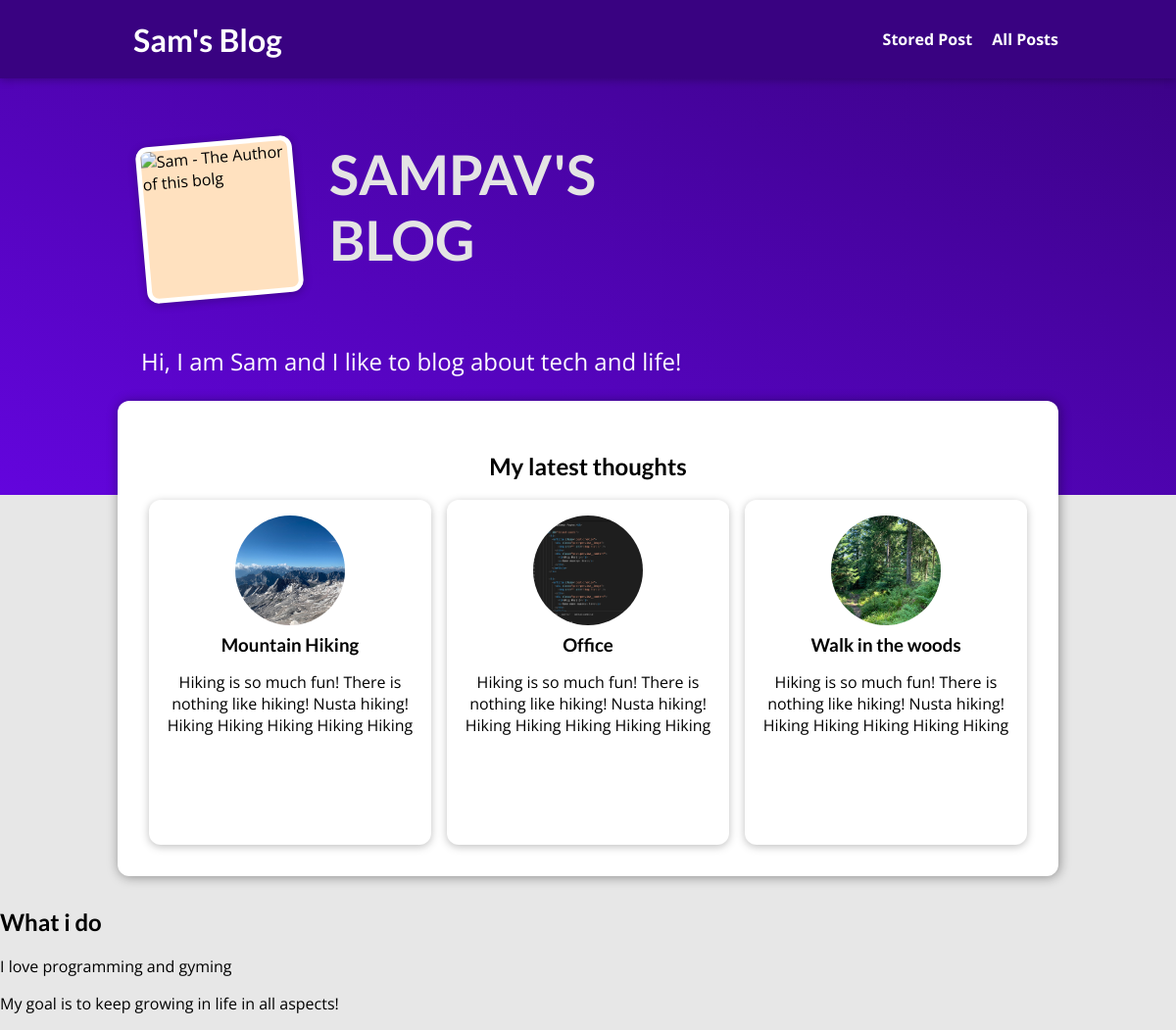
The page / on the database its author committed.
### blog/models.py (models this page shows, shortened)
class Post(models.Model):
    title = models.CharField(max_length=150)
    excerpt= models.CharField(max_length=500)
    image = models.ImageField(upload_to="posts", null=True)
    author= models.ForeignKey(Author, on_delete=models.SET_NULL, null=True, related_name="posts")
    date= models.DateField(auto_now=True)
    slug = models.SlugField(unique=True)
    content = models.TextField(validators=[MinLengthValidator(10)])
    tags = models.ManyToManyField(Tag)

### blog/views.py (the view)
# urls.py: path("", views.StartingPageView.as_view(), name="starting_page"),
class StartingPageView(ListView):
    template_name = "blog/index.html"
    model = Post
    ordering = ["-date"]
    context_object_name = "posts"
    def get_queryset(self):
        queryset =  super().get_queryset()
        data = queryset[:3]
        return data

### blog/templates/blog/index.html (shortened to what this page needs)
{% extends "base.html" %}
{% load static %}
{% block css_files %}
    <link rel="stylesheet" href="{% static "blog/post.css" %}">
    <link rel="stylesheet" href="{% static "blog/all-posts.css" %}">
    <link rel="stylesheet" href="{% static "blog/index.css" %}">
{% endblock css_files %}
{% block content %}
    <section id="welcome">
        <header>
            <img src="{%static "blog/images/max.png" %}" alt="Sam - The Author of this bolg" />
            <h2>SAMPAV'S BLOG</h2>
        </header>
            <p>Hi, I am Sam and I like to blog about tech and life!</p>
    </section>
    <section id="latest-posts">
        <h2>My latest thoughts</h2>
        <ul>
            {% for post in posts%}
            {% include "blog/includes/post.html" %}
            {% endfor %}
        </ul>
    </section>
    <section id="abount">
        <h2>What i do</h2>
        <p>I love programming and gyming</p>
        <p>My goal is to keep growing in life in all aspects!</p>
    </section>
{% endblock content %}

### blog/templates/blog/includes/post.html
<li>
        <article class="post">
            <a href="{% url "post_details_page" post.slug %}">
                <img src="{{ post.image.url }}" alt="{{ post.title }}">
                    <div class="post__content">
                        <h3>{{ post.title }}</h3>
                            <p>{{ post.excerpt }}</p>
                    </div>
                </a>
        </article>
</li>

### static/app.css (style rules this page uses)
* { box-sizing: border-box; }
html { font-family: 'Open Sans', 'Lato', sans-serif; }
body { margin: 0; }
h1, h2, h3 { font-family: 'Lato', sans-serif; font-weight: bold; }

### blog/static/blog/post.css (style rules this page uses)
.post { display: flex; flex-direction: column; align-items: center; text-align: center; }
.post a { text-decoration: none; color: black; transition: all 0.2s ease; padding: 1rem; }
.post img { width: 5rem; height: 5rem; object-fit: cover; border-radius: 50%; }
.post h3 { margin: 0.25rem 0; }

### blog/static/blog/all-posts.css (style rules this page uses)
body { background-color: #e7e7e7; }
ul { list-style: none; margin: 0; padding: 0; display: grid; grid-template-columns: repeat(auto-fill, minmax(17rem, 1fr)); gap: 1.5rem; }
.post img { width: 7rem; height: 7rem; }
.post a { height: 22rem; transform-origin: center; box-shadow: 0 2px 8px rgba(0, 0, 0, 0.25); border-radius: 12px; background-color: white; }

### blog/static/blog/index.css (style rules this page uses)
#welcome { background: linear-gradient(to right top, #6305dd, #390281); padding: 6rem 12%; }
#welcome header { display: flex; align-items: flex-start; margin: 3rem auto; }
#welcome img { width: 10rem; height: 10rem; object-fit: cover; object-position: top; border: 5px solid white; border-radius: 12px; background-color: #ffe1bf; transform: rotateZ(-5deg); box-shadow: 0 2px 8px rgba(0, 0, 0, 0.25); }
#welcome h2 { font-size: 3.5rem; margin: 0 0 0 2rem; color: #e4e4e4; width: 10rem; }
#welcome p { color: white; font-size: 1.5rem; }
#latest-posts { background-color: white; padding: 2rem; border-radius: 12px; width: 60rem; margin: -6rem auto 2rem auto; box-shadow: 1px 1px 12px rgba(0, 0, 0, 0.4); }
#latest-posts h2 { text-align: center; }
#latest-posts ul { list-style: none; margin: 0; padding: 0; display: flex; gap: 1rem; }
#latest-posts li { flex: 1; }

### rows shown on the page
Post: image (picture), title "Mountain Hiking", excerpt "Hiking is so much fun! There is nothing like hiking! Nusta hiking! Hiking Hiking Hiking Hiking Hiking"
Post: image (picture), title "Office", excerpt "Hiking is so much fun! There is nothing like hiking! Nusta hiking! Hiking Hiking Hiking Hiking Hiking"
Post: image (picture), title "Walk in the woods", excerpt "Hiking is so much fun! There is nothing like hiking! Nusta hiking! Hiking Hiking Hiking Hiking Hiking"
